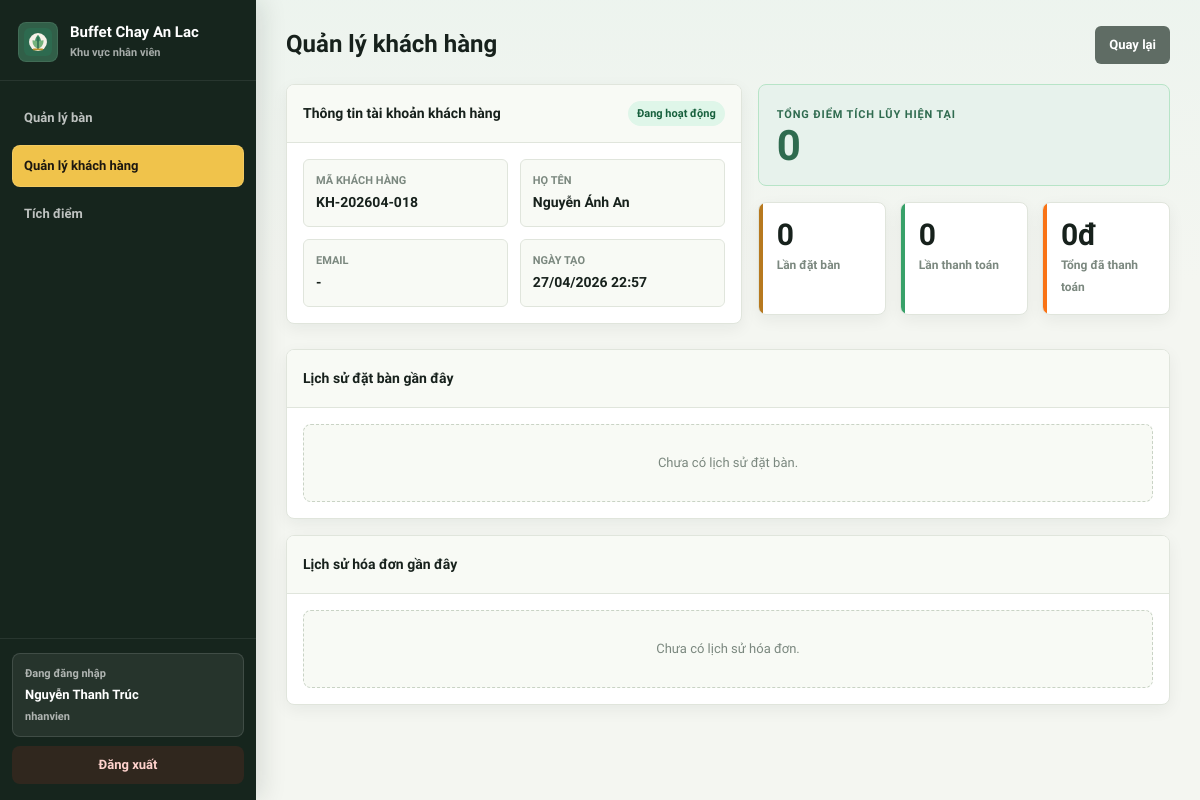
Page /buffet-chay/nhan-vien/khach-hang/chi-tiet/KH-202604-018 (signed in) on the committed database.
### tables this page shows
CREATE TABLE `khach_tai_khoan` (
  `id_khach_tai_khoan` nvarchar(30) NOT NULL,
  `ten_dang_nhap` varchar(50) default NULL,
  `mat_khau` varchar(255) default NULL,
  `vai_tro` enum('khach') NOT NULL default 'khach',
  `dang_hoat_dong` tinyint(1) NOT NULL default '1',
  `ho_ten` varchar(100) NOT NULL,
  `email` varchar(100) default NULL,
  `so_dien_thoai` varchar(20) NOT NULL,
  `diem_tich_luy` int(11) NOT NULL default '0',
  `ngay_tao` timestamp NOT NULL default CURRENT_TIMESTAMP,
  PRIMARY KEY (`id_khach_tai_khoan`),
  UNIQUE KEY `uq_khach_ten_dang_nhap` (`ten_dang_nhap`),
  UNIQUE KEY `uq_khach_so_dien_thoai` (`so_dien_thoai`)
);

### app/views/nhanvien/khachhang/detail.php (the view, shortened to what the rows shown need)
<?php
$nhanVien = isset($nhanVien) ? $nhanVien : (isset($_SESSION['nguoi_dung']) ? $_SESSION['nguoi_dung'] : array());
$tenNhanVien = isset($nhanVien['ho_ten']) && $nhanVien['ho_ten'] !== ''
    ? $nhanVien['ho_ten']
    : (isset($nhanVien['ten_dang_nhap']) ? $nhanVien['ten_dang_nhap'] : 'Nhân viên');
$vaiTro = isset($nhanVien['vai_tro']) ? $nhanVien['vai_tro'] : '';
$chiTiet = isset($chiTiet) && is_array($chiTiet) ? $chiTiet : null;
$khach = $chiTiet ? $chiTiet['khach'] : null;
$thongKe = $chiTiet ? $chiTiet['thongKe'] : array();
$lichSuDatBan = $chiTiet ? $chiTiet['lichSuDatBan'] : array();
$lichSuHoaDon = $chiTiet ? $chiTiet['lichSuHoaDon'] : array();
function khct_e($value)
{
    return htmlspecialchars((string)$value, ENT_QUOTES, 'UTF-8');
}
function khct_ngay($value)
{
    $ts = strtotime($value);
    return $ts ? date('d/m/Y H:i', $ts) : khct_e($value);
}
function khct_tien($value)
{
    return number_format((int)$value, 0, ',', '.') . 'đ';
}
?>
<!DOCTYPE html>
<html lang="vi">
<head>
    <link rel="stylesheet" href="<?php echo BASE_URL; ?>/public/assets/css/nhanvien/dashboard.css?v=<?php echo filemtime(dirname(__FILE__) . '/../../../../public/assets/css/nhanvien/dashboard.css'); ?>">
</head>
<body>
    <div class="app-shell">
        <aside class="sidebar">
            <div class="sidebar-brand">
                <img class="brand-mark" src="<?php echo BASE_URL; ?>/public/assets/icons/pwa-icon.svg" alt="<?php echo khct_e(APP_NAME); ?>">
                <div>
                    <h1><?php echo APP_NAME; ?></h1>
                    <span>Khu vực nhân viên</span>
                </div>
            </div>
            <nav class="side-nav">
                <a class="side-link" href="<?php echo BASE_URL; ?>/nhan-vien/tong-quan?tab=dat-ban">
                    <span>Quản lý bàn</span>
                </a>
                <a class="side-link active" href="<?php echo BASE_URL; ?>/nhan-vien/khach-hang">
                    <span>Quản lý khách hàng</span>
                </a>
                <a class="side-link" href="<?php echo BASE_URL; ?>/nhan-vien/tich-diem">
                    <span>Tích điểm</span>
                </a>
            </nav>
            <div class="sidebar-footer">
                <div class="user-card">
                    <span>Đang đăng nhập</span>
                    <strong><?php echo khct_e($tenNhanVien); ?></strong>
                    <?php if ($vaiTro !== ''): ?>
                        <small><?php echo khct_e($vaiTro); ?></small>
                    <?php endif; ?>
                </div>
                <a class="logout-link" href="<?php echo BASE_URL; ?>/dang-xuat">Đăng xuất</a>
            </div>
        </aside>
        <main class="main-area">
            <section class="staff-section active">
                <div class="page-topbar">
                    <h2>Quản lý khách hàng</h2>
                    <a class="btn secondary" href="<?php echo BASE_URL; ?>/nhan-vien/khach-hang">Quay lại</a>
                </div>
                <?php if (!$chiTiet): ?>
                    <div class="panel">
                        <div class="panel-body">
                            <div class="empty-state">Không tìm thấy khách hàng <?php echo khct_e(isset($idKhachHang) ? $idKhachHang : ''); ?>.</div>
                        </div>
                    </div>
                <?php else: ?>
                    <div class="detail-grid">
                        <div class="panel">
                            <div class="panel-head">
                                <h2>Thông tin tài khoản khách hàng</h2>
                                <?php if ((int)$khach['dang_hoat_dong'] === 1): ?>
                                    <span class="badge ok">Đang hoạt động</span>
                                <?php else: ?>
                                    <span class="badge muted">Ngừng hoạt động</span>
                                <?php endif; ?>
                            </div>
                            <div class="panel-body">
                                <div class="info-list">
                                    <div class="info-item"><span>Mã khách hàng</span><strong><?php echo khct_e($khach['id_khach_tai_khoan']); ?></strong></div>
                                    <div class="info-item"><span>Họ tên</span><strong><?php echo khct_e($khach['ho_ten']); ?></strong></div>
                                    <div class="info-item"><span>Email</span><strong><?php echo !empty($khach['email']) ? khct_e($khach['email']) : '-'; ?></strong></div>
                                    <div class="info-item"><span>Ngày tạo</span><strong><?php echo khct_ngay($khach['ngay_tao']); ?></strong></div>
                                </div>
                            </div>
                        </div>
                        <div>
                            <div class="points-box">
                                <span class="eyebrow">Tổng điểm tích lũy hiện tại</span>
                                <strong><?php echo number_format((int)$khach['diem_tich_luy'], 0, ',', '.'); ?></strong>
                            </div>
                            <div class="stats" style="grid-template-columns:repeat(3,minmax(0,1fr)); margin-top:16px;">
                                <div class="stat stat-orders"><strong><?php echo (int)$thongKe['so_lan_dat_ban']; ?></strong><span>Lần đặt bàn</span></div>
                                <div class="stat stat-empty"><strong><?php echo (int)$thongKe['so_lan_thanh_toan']; ?></strong><span>Lần thanh toán</span></div>
                                <div class="stat stat-busy"><strong><?php echo khct_tien($thongKe['tong_tien_da_thanh_toan']); ?></strong><span>Tổng đã thanh toán</span></div>
                            </div>
                        </div>
                    </div>
                    <div class="panel panel-gap">
                        <div class="panel-head">
                            <h2>Lịch sử đặt bàn gần đây</h2>
                        </div>
                        <?php if (empty($lichSuDatBan)): ?>
                            <div class="panel-body"><div class="empty-state">Chưa có lịch sử đặt bàn.</div></div>
                        <?php endif; ?>
                    </div>
                    <div class="panel panel-gap">
                        <div class="panel-head">
                            <h2>Lịch sử hóa đơn gần đây</h2>
                        </div>
                        <?php if (empty($lichSuHoaDon)): ?>
                            <div class="panel-body"><div class="empty-state">Chưa có lịch sử hóa đơn.</div></div>
                        <?php endif; ?>
                    </div>
                <?php endif; ?>
            </section>
        </main>
    </div>
</body>
</html>

### index.php (shortened to what the rows shown need)
<?php
require_once dirname(__FILE__) . '/app/core/CosoDuLieu.php';
require_once dirname(__FILE__) . '/app/models/MoHinhCo.php';
require_once dirname(__FILE__) . '/app/controllers/KhachHangNhanVienController.php';
$requestUri = $_SERVER['REQUEST_URI'];
$basePath   = parse_url(BASE_URL, PHP_URL_PATH);
$pathInfo = parse_url($requestUri, PHP_URL_PATH);
if (strlen($basePath) > 0 && strpos($pathInfo, $basePath) === 0) {
    $pathInfo = substr($pathInfo, strlen($basePath));
}
$uri = '/' . trim($pathInfo, '/');
$phuongThuc = $_SERVER['REQUEST_METHOD'];
$khop = false;
foreach ($routes as $route) {
    $routePhuongThuc = $route[0];
    $routeDuongDan   = $route[1];
    $tenPhuongThuc   = $route[3];
    $thamSoRoute      = array();
    if ($routePhuongThuc === $phuongThuc && $routeDuongDan === $uri) {
        $khop = true;
    } elseif ($routePhuongThuc === $phuongThuc && strpos($routeDuongDan, '{') !== false) {
        $pattern = preg_replace('/\\\{[^\/]+\\\}/', '([^/]+)', preg_quote($routeDuongDan, '#'));
        if (preg_match('#^' . $pattern . '$#', $uri, $matches)) {
            array_shift($matches);
            foreach ($matches as $match) {
                $thamSoRoute[] = rawurldecode($match);
            }
            $khop = true;
        }
    }
    if ($khop) {
        try {
            $ctrl = new $tenClass();
            call_user_func_array(array($ctrl, $tenPhuongThuc), $thamSoRoute);
        } catch (Exception $e) {
            header('HTTP/1.1 500 Internal Server Error');
            echo '<h1>500 - Loi may chu</h1>';
            echo '<p>' . htmlspecialchars($e->getMessage()) . '</p>';
        }
        break;
    }
}

### rows in the picture
khach_tai_khoan: id_khach_tai_khoan "KH-202604-018", ho_ten "Nguyễn Ánh An", ngay_tao "27/04/2026 22:57", diem_tich_luy "0", diem_tich_luy "0đ"

### other values in the picture
$thongKe['so_lan_dat_ban'] "0"
$thongKe['so_lan_thanh_toan'] "0"
